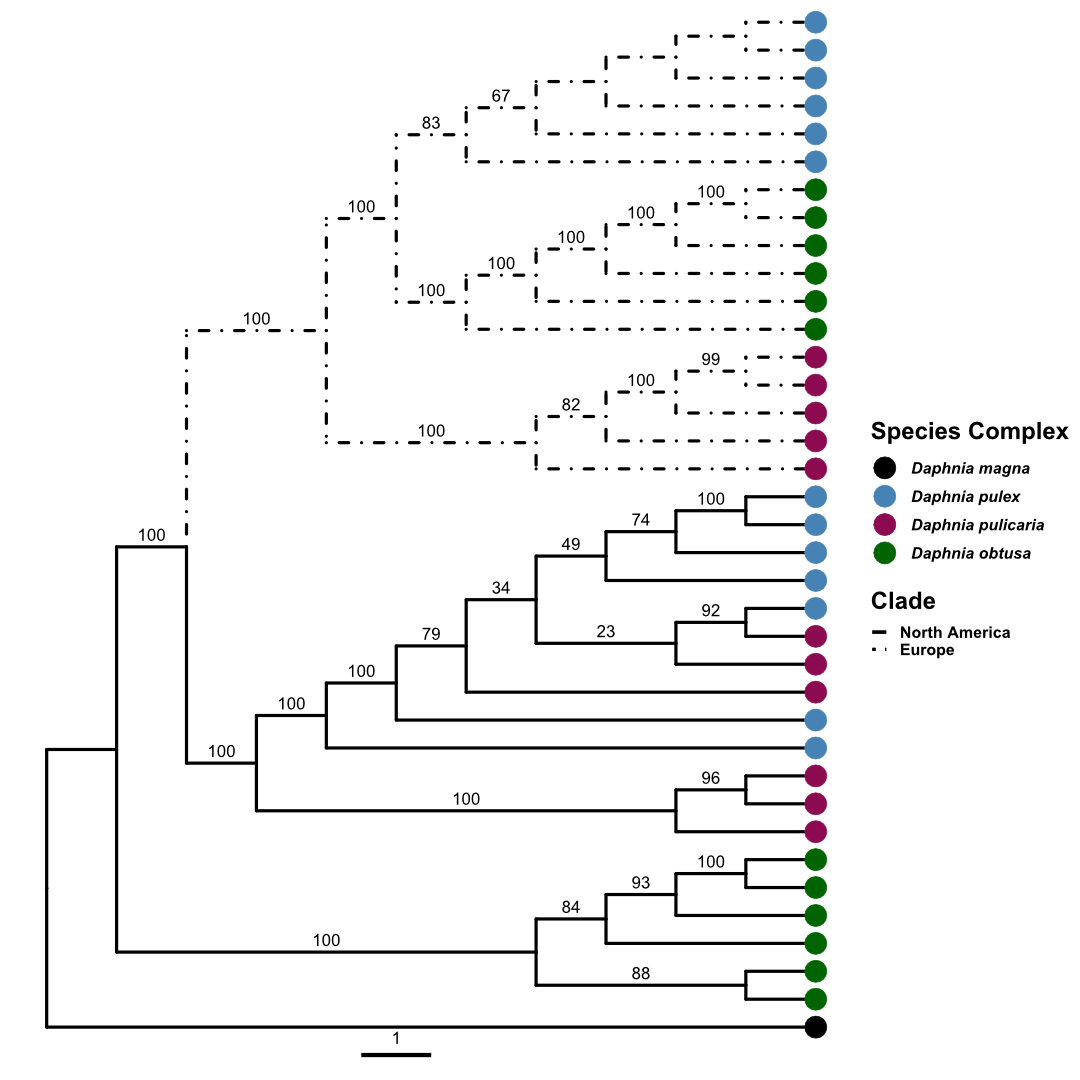

Here is the R script that generated this plot:
# Visualize mtDNA gene tree - SuppFigure 2
# Connor Murray 12.13.2022
# module load goolf/7.1.0_3.1.4 R/4.0.3; module load gdal geos proj; R

# Packages
library(data.table)
library(ape)
library(foreach)
library(phylobase)
library(tidyverse)
library(ggtree)
library(colortools)
library(phylotools)
library(phytools)
library(thacklr)
library(treespace)
library(TreeTools)

# Working directory
setwd('/scratch/csm6hg/from_old_scratch/daphnia_phylo/mito/tree')

# Metadata
fin.dt <- data.table(read.csv("/project/berglandlab/connor/metadata/samples.fin.3.9.22.csv"))

# Add Daphnia magna outgroup
out.group <- data.table(Origin="SRA",
                         Species="Daphnia magna",
                         Continent="Europe",
                         cont="Daphnia.magna.Europe",
                         Sample="Daphnia_magna.")
fin.dt <- data.table(fin.dt %>% full_join(out.group))

# All samples used
file <- data.table(fread("../samples_mito_all", header = F))

# Load trees
filenames <- list.files(pattern="mtdna.12cds.sub.aln.treefile")

# Color wheel
color <- wheel(color = "tomato", num = 15)

# Forloop through each window genome tree
out <- foreach(i=1:length(filenames), .combine = "rbind") %do% {
  
  # Read tree
  tre.n <- read.tree(filenames[[i]])

  # Progress message
  print(paste("Tree number:", i, sep=" "))

  # Open tree data
  tree <- data.table(File=as.character(tre.n$tip.label))

  # Extract naming
  tree <- data.table(tree %>%
              mutate(Sample=tstrsplit(File,".", fixed=T)[[2]],
                     tree=filenames[[i]]))
  
  # Rename species
  tree[Sample %like% "magna"]$File <- "mtdna_D8_119.Daphnia_magna."
  tree[Sample %like% "Spring_2016_W6_6"]$File <- "mtdna_D8_119.Spring_2016_W6_6.1"
  tree[Sample %like% "Spring_2016_W1_1"]$File <- "mtdna_D8_119.Spring_2016_W1_1.1"
  tree[Sample %like% "Spring_2016_D10_10"]$File <- "mtdna_D8_119.Spring_2016_D10_10.5"
  tree[Sample %like% "magna"]$Sample <- "Daphnia_magna."
  tree[Sample %like% "Spring_2016_W6_6"]$Sample <- "Spring_2016_W6_6.1"
  tree[Sample %like% "Spring_2016_W1_1"]$Sample <- "Spring_2016_W1_1.1"
  tree[Sample %like% "Spring_2016_D10_10"]$Sample <- "Spring_2016_D10_10.5"
  
  # Any missing comparisons?
  missing <- tree$Sample[which(unique(tree$Sample) %in% unique(fin.dt$Sample)==F)]

  # Merge with metadata
  tree <- data.table(na.omit(tree %>%
                      left_join(fin.dt %>%
                         select(Sample, Continent, cont, Species, Origin) %>%
                         mutate(Sample=as.character(Sample)), by=c("Sample"))) %>%
                         mutate(sample.n=paste(cont, Sample, sep=".")))

  # Color tips by Origin & Continent & Species
  tips <- data.table(tree %>%
            mutate(color.con = case_when(Continent == "Europe" ~ color[1],
                   Continent == "NorthAmerica" ~ color[5]),
                   color.spp = case_when(Species == "Daphnia pulex" ~ color[1],
                            Species == "Daphnia pulicaria" ~ color[2],
                            Species == "Daphnia obtusa" ~ color[3],
                            Species == "Simocephalus" ~ "Black"),
                   color.sppcont = case_when(cont == "Daphnia.pulex.NorthAmerica" ~ color[1],
                          cont == "Daphnia.pulexcaria.NorthAmerica" ~ color[2],
                            cont == "Daphnia.pulex.Europe" ~ color[5],
                            cont == "Daphnia.pulicaria.NorthAmerica" ~ color[6],
                            cont == "Daphnia.pulicaria.Europe" ~ color[7],
                            cont == "Daphnia.obtusa.NorthAmerica" ~ color[8],
                            cont == "Daphnia.obtusa.Europe" ~ color[9],
                            cont == "Daphnia.magna.NorthAmerica" ~ color[10],
                            cont == "Daphnia.magna.Europe" ~ "Black",
                            cont == "Daphnia.longispina.NorthAmerica" ~ color[12],
                            cont == "Daphnia.longispina.Europe" ~ color[13],
                            cont == "Curvirostris.Europe" ~ color[14],
                            cont == "Daphnia.longiremus.Europe" ~ color[15],
                            cont == "Simocephalus.Europe" ~ "Black")))
  
  # Fix names
  tre.n$tip.label[tre.n$tip.label %in% tree$File ==F] <- c(
    "mtdna_D8_119.Spring_2016_W6_6.1",
    "mtdna_D8_119.Spring_2016_D10_10.5",
    "mtdna_D8_119.Spring_2016_W1_1.1")
  
  # Only include samples in metadata
  tre.n1 <- keep.tip(phy = tre.n, tip = unique(tips$File))

  # Root tree to Euro D. magna
  tre.root <- root(tre.n1, outgroup=as.character(tips[Species=="Daphnia magna"]$File)[1], 
                   resolve.root=TRUE)

  # Color by continent
  cols=c(data.table(File=tre.root$tip.label) %>%
                  left_join(tips %>%
                  dplyr::select(File, color.sppcont)) %>%
                  dplyr::select(color.sppcont) %>%
                  unlist())

  # Plot tree
  tree <- groupClade(tre.root, .node=c(40))
  p <- {tree %>% 
    ggtree(., size=1.5, 
           root.position = 1, 
           branch.length = "none",
           aes(linetype=group)) %<+% 
    tips +
    geom_tippoint(aes(color = Species), size=10) +
    geom_nodelab(aes(x=branch, label=label), vjust=-0.5, size=6) +
    theme_tree(legend.position='right') +
    theme(text = element_text(size = 20, face = "bold.italic"), 
          legend.title = element_text(size=24, face="bold")) +
    labs(color="Species Complex", linetype="Clade") +
    scale_color_manual(values = c("Black", "steelblue", "deeppink4", "darkgreen"),
                       breaks = c("Daphnia magna", "Daphnia pulex",
                                  "Daphnia pulicaria", "Daphnia obtusa")) +
    scale_linetype_manual(values = c(1,4), labels = c("North America","Europe")) +
    geom_treescale(fontsize=6, linesize=2)}
  
  # Save tree
  pdf("/project/berglandlab/connor/figures/SuppFigure_1.pdf", width = 15, height = 15)
  p
  dev.off()

  # Finish tree i
  return(co.sum)

}
